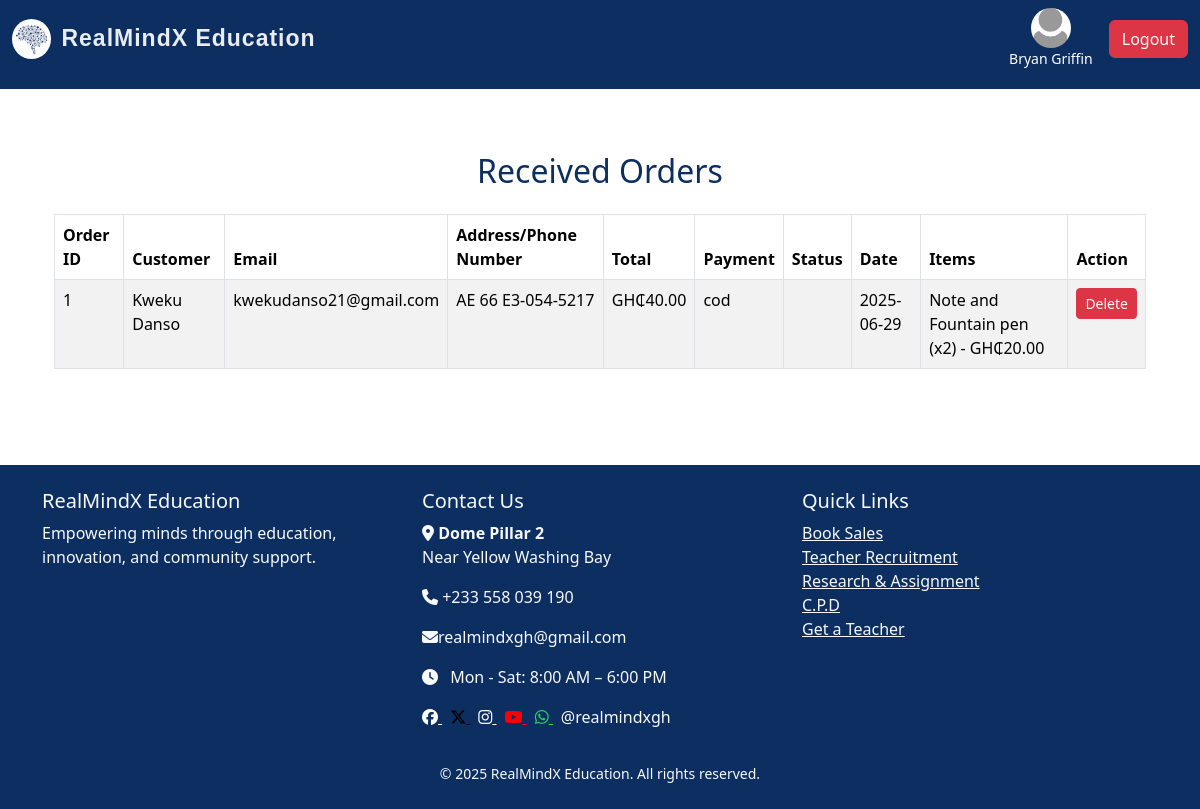
The app's page /admin/received-orders (signed in), older data.
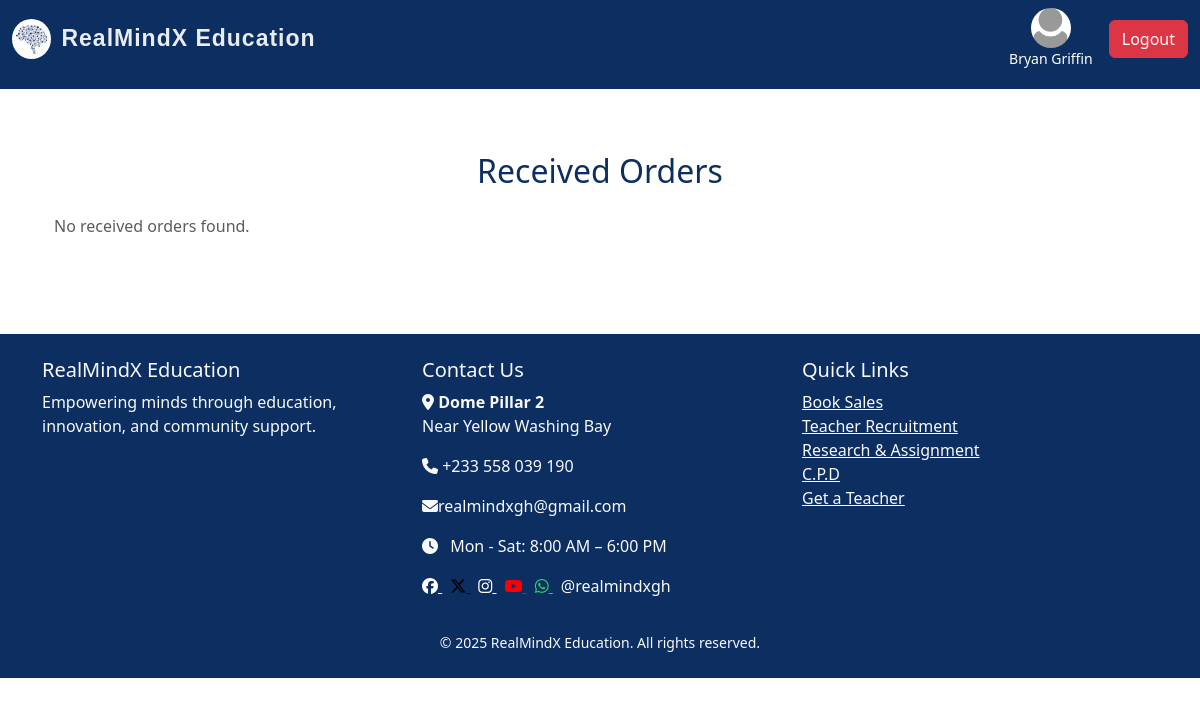
The same page, newer data.
### realmind/models/admin.py (models this page shows, shortened)
class Admin(UserMixin, db.Model):
    id = db.Column(db.Integer, primary_key=True)
    username = db.Column(db.String(150), unique=True, nullable=False)
    email = db.Column(db.String(150), unique=True, nullable=False)
    password = db.Column(db.String(150), nullable=False)
    profile_pic = db.Column(db.String(200), nullable=True)
    job_posts = db.relationship('JobPost', backref='admin', lazy=True)
    news_posts = db.relationship('News', backref='admin', lazy=True)
    @property
    def is_admin(self):
        return True

### realmind/models/recieve_orders.py (models this page shows)
class ReceivedOrder(db.Model):
    id = db.Column(db.Integer, primary_key=True)
    original_order_id = db.Column(db.Integer)
    user_id = db.Column(db.Integer)
    full_name = db.Column(db.String(120))
    email = db.Column(db.String(120))
    address = db.Column(db.String(255))
    total_amount = db.Column(db.Float)
    payment_method = db.Column(db.String(50))
    timestamp = db.Column(db.DateTime, default=db.func.current_timestamp())
    date_received = db.Column(db.DateTime, default=datetime.utcnow)
    items = db.relationship('ReceivedOrderItem', backref='order', cascade="all, delete-orphan")

class ReceivedOrderItem(db.Model):
    id = db.Column(db.Integer, primary_key=True)
    order_id = db.Column(db.Integer, db.ForeignKey('received_order.id'))
    product_id = db.Column(db.Integer)
    product_name = db.Column(db.String(120))
    quantity = db.Column(db.Integer)
    price = db.Column(db.Float)

### realmind/routes/admin_routes.py (the view)
@admin_bp.route('/admin/received-orders')
@login_required
def received_orders():
    if not current_user.is_admin:
        abort(403)
    orders = ReceivedOrder.query.order_by(ReceivedOrder.date_received.desc()).all()
    return render_template('admin/received_orders.html', orders=orders)

### realmind/templates/admin/received_orders.html (shortened to what this page needs)
{% extends "index.html" %}
{% block content %}
<div class="container my-5">
  <h2 class="text-center mb-4">Received Orders</h2>
  {% if orders %}
    <table class="table table-bordered table-striped">
      <thead>
        <tr>
          <th>Order ID</th>
          <th>Customer</th>
          <th>Email</th>
          <th>Address/Phone Number</th>
          <th>Total</th>
          <th>Payment</th>
          <th>Status</th>
          <th>Date</th>
          <th>Items</th>
          <th>Action</th>
        </tr>
      </thead>
      <tbody>
        {% for order in orders %}
        <tr>
          <td>{{ order.id }}</td>
          <td>{{ order.full_name }}</td>
          <td>{{ order.email }}</td>
          <td>{{ order.address }}</td>
          <td>GH₵{{ '%.2f' % order.total_amount }}</td>
          <td>{{ order.payment_method }}</td>
          <td>{{ order.status }}</td>
          <td>{{ order.date_received.strftime('%Y-%m-%d') }}</td>
          <td>
            <ul class="list-unstyled mb-0">
              {% for item in order.items %}
              <li>{{ item.product_name }} (x{{ item.quantity }}) - GH₵{{ '%.2f' % item.price }}</li>
              {% endfor %}
            </ul>
          </td>
          <td>
            <button class="btn btn-sm btn-danger" data-bs-toggle="modal" data-bs-target="#deleteModal{{ order.id }}">
              Delete
            </button>
          </td>
        </tr>
        {% endfor %}
      </tbody>
    </table>
  {% else %}
    <p class="text-muted">No received orders found.</p>
  {% endif %}
</div>
{% endblock %}

### realmind/templates/index.html (shortened to what this page needs)
<!DOCTYPE html>
<html lang="en">
<head>
  <link rel="stylesheet" href="https://cdn.jsdelivr.net/npm/bootstrap@5.3.3/dist/css/bootstrap.min.css">
  <link rel="stylesheet" href="https://cdnjs.cloudflare.com/ajax/libs/font-awesome/6.6.0/css/all.min.css">
  <link rel="stylesheet" href="{{ url_for('static', filename='main.css') }}">
</head>
<body>
<nav class="navbar navbar-expand-lg navbar-dark bg-steel fixed-top">
  <div class="container-fluid">
<a class="navbar-brand d-flex align-items-center"
   href="{% if current_user.is_authenticated %}
            {% if current_user.is_admin %}
              {{ url_for('admin.admin_dashboard') }}
            {% else %}
              {{ url_for('user.users_dashboard') }}
            {% endif %}
         {% else %}
            {{ url_for('main.home') }}
         {% endif %}">
  <img src="{{ url_for('static', filename='images/brain.jpg') }}" alt="Logo" style="height: 40px; border-radius: 50%; margin-right: 10px;">
  RealMindX Education
</a>
    <div class="collapse navbar-collapse justify-content-end" id="navbarNav">
      <ul class="navbar-nav">
        {% if current_user.is_authenticated %}
        <li class="nav-item d-flex align-items-center ms-2">
          <div class="d-flex flex-column align-items-center text-white me-3">
            {% if current_user.profile_pic %}
              <img src="{{ url_for('static', filename='uploads/' ~ current_user.profile_pic) }}"
                   alt="Profile"
                   style="width: 40px; height: 40px; border-radius: 50%; object-fit: cover;">
            {% else %}
              <img src="{{ url_for('static', filename='images/default-profile.webp') }}"
                   alt="Default Profile"
                   style="width: 40px; height: 40px; border-radius: 50%; object-fit: cover;">
            {% endif %}
            <small>{{ current_user.username }}</small>
          </div>
          <a class="btn btn-danger" href="{{ url_for('auth.logout') }}">Logout</a>
        </li>
        {% endif %}
      </ul>
    </div>
  </div>
</nav>
<main class="container mt-5 pt-4">
  {% block content %}{% endblock %}
</main>
{% include 'footer.html' %}
</body>
</html>

### realmind/templates/footer.html (shortened to what this page needs)
<footer class="bg-steel text-light mt-5 pt-4 pb-4">
    <div class="container">
      <div class="row">
        <div class="col-md-4">
          <h5>RealMindX Education</h5>
          <p>Empowering minds through education, innovation, and community support.</p>
        </div>
        <div class="col-md-4 mb-3">
          <h5>Contact Us</h5>
          <p><i class="fa fa-map-marker-alt"></i> <strong>Dome Pillar 2</strong><br>
            Near Yellow Washing Bay</p>
          <p><i class="fa fa-phone"></i> +233 558 039 190</p>
          <p><i class="fa fa-envelope"></i>realmindxgh@gmail.com</p>
          <p><i class="fa fa-clock me-2"></i> Mon - Sat: 8:00 AM – 6:00 PM</p>
          <div class="mt-2">
            <a href="https://web.facebook.com/profile.php?id=61566941171883" target="_blank" class="me-2" style="color: white;">
              <i class="fa-brands fa-facebook"></i>
            </a>
            <a href="https://x.com/RealMindXgh" target="_blank" class="me-2" style="color: black;">
              <i class="fa-brands fa-x-twitter"></i>
            </a>
            <a href="https://www.instagram.com/realmindxgh/" target="_blank" class="me-2" style="color: white;">
              <i class="fa-brands fa-instagram"></i>
            </a>
            <a href="https://www.youtube.com/@realmindxgh" target="_blank" class="me-2" style="color: red;">
              <i class="fa-brands fa-youtube"></i>
            </a>
            <a href="https://wa.link/d6x888" target="_blank" class="me-2" style="color: #25D366;">
              <i class="fa-brands fa-whatsapp"></i>
            </a>
              <span>@realmindxgh</span>
          </div>
        </div>
        <div class="col-md-4">
          <h5>Quick Links</h5>
          <ul class="list-unstyled">
            <li><a href="#" class="text-light">Book Sales</a></li>
            <li><a href="#" class="text-light">Teacher Recruitment</a></li>
            <li><a href="#" class="text-light">Research & Assignment</a></li>
            <li><a href="#" class="text-light">C.P.D</a></li>
            <li><a href="#" class="text-light">Get a Teacher</a></li>
          </ul>
        </div>
      </div>
        <div class="text-center mt-3">
            <small id="copyright"></small>
        </div>
    </div>
  </footer>

### realmind/static/main.css (style rules this page uses)
html,body { position: relative; color: #0f0505; display: flex; flex-direction: column; margin: 0; margin-top: 1.0rem; }
.container { flex: 1; }
.navbar { margin-bottom: 0; padding-bottom: 20px; }
.navbar-brand { text-decoration: none; font-family: "Poppins", sans-serif; font-size: 23px; font-weight: bold; color:rgb(233, 236, 243); letter-spacing: 1px; }
.bg-steel { background-color: #0C2E60; }
.navbar-nav a { font-size: 16px; font-weight: 400; display: flex; align-items: center; gap: 5px; color: #ffffff; }
h1, h2, h3, h4 { color: #0C2E60; }

Row changes from the older to the newer data that the page shows:
removed ReceivedOrder: id "1", full_name "Kweku Danso", email "kwekudanso21@gmail.com", address "AE 66 E3-054-5217", total_amount "40.00", payment_method "cod", date_received "2025-06-29"
removed ReceivedOrderItem: product_name "Note and Fountain pen", quantity "2", price "20.00"
Text that changed along with them:
text no longer shown: "Order ID Customer Email Address/Phone Number Total Payment Status Date Items Action"
text now shown: "No received orders found."
